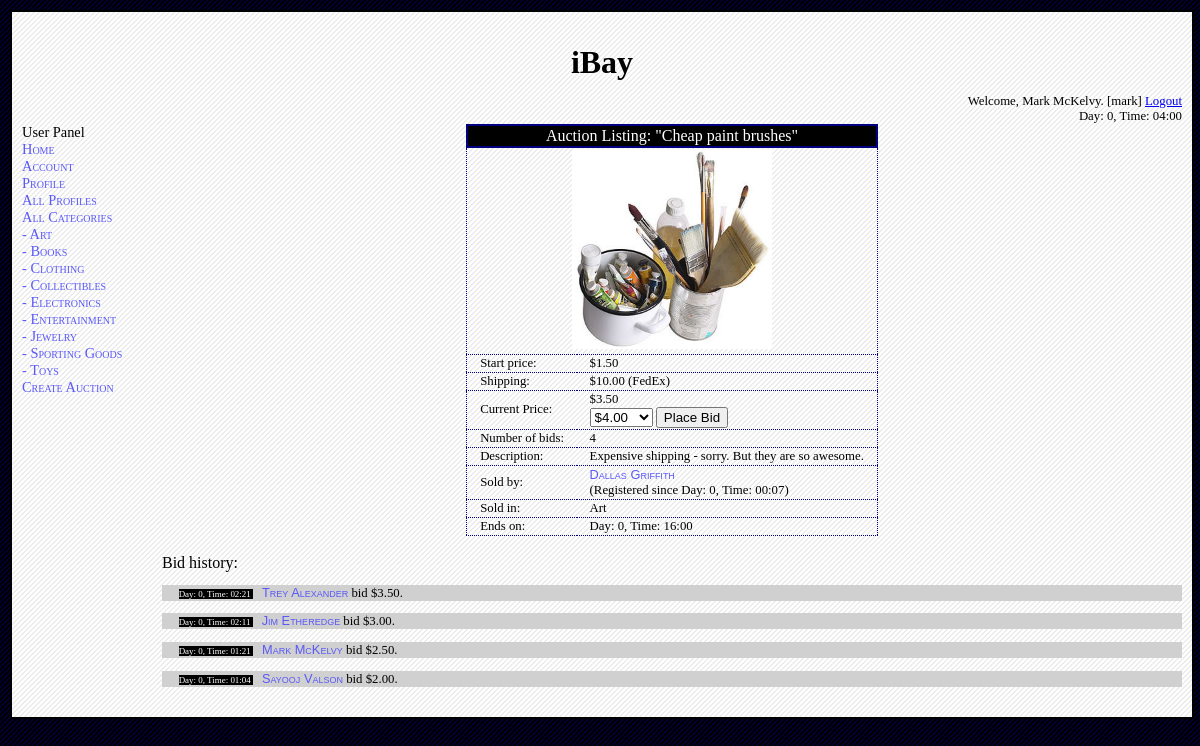
/source/itemlisting.php?mode=view&title=Cheap paint brushes&seller=dallas&category=Art&end_day=0&end_hour=16&end_minute=0 (signed in), run on the app's committed database.
### tables this page shows
CREATE TABLE `item_listing` (
  `title` varchar(50) NOT NULL default '',
  `seller` varchar(50) NOT NULL default '',
  `category` varchar(30) NOT NULL default '',
  `end_day` int(5) NOT NULL default '0',
  `end_hour` int(2) NOT NULL default '0',
  `end_minute` int(2) NOT NULL default '0',
  `description` varchar(250) default NULL,
  `shipping_cost` float(7,2) default NULL,
  `shipping_method` varchar(100) default NULL,
  `starting_price` float(7,2) default NULL,
  `current_price` float(7,2) default NULL,
  `picture` varchar(100) default NULL,
  `buyer` varchar(50) default NULL,
  `buyerfeedbackforseller_description` varchar(250) default NULL,
  `buyerfeedbackforseller_rating` int(2) default NULL,
  `sellerfeedbackforbuyer_description` varchar(250) default NULL,
  PRIMARY KEY  (`title`,`seller`,`category`,`end_day`,`end_hour`,`end_minute`),
  KEY `seller` (`seller`)
);

CREATE TABLE `user` (
  `username` varchar(50) NOT NULL default '',
  `password` varchar(50) default NULL,
  `is_admin` tinyint(1) default NULL,
  `realname` varchar(100) default NULL,
  `birth_date` varchar(10) default NULL,
  `shipping_street` varchar(100) default NULL,
  `shipping_city` varchar(50) default NULL,
  `shipping_state` varchar(25) default NULL,
  `shipping_zip` varchar(10) default NULL,
  `phone` varchar(12) default NULL,
  `email` varchar(50) default NULL,
  `card_type` varchar(20) default NULL,
  `card_number` varchar(16) default NULL,
  `card_expire` varchar(5) default NULL,
  `picture` varchar(100) default NULL,
  `description` varchar(250) default NULL,
  PRIMARY KEY  (`username`)
);

### source/dbinfo.php (called while the page is built, shortened)
<?php
class dbinfo_t
{
	var $debug;
	function init ()
	{
		$this->debug = true;
	}
	function query ($q)
	{
		if ($this->debug)
			$result = mysql_query ($q) or die ('BAD QUERY: '.mysql_error ());
		else
			$result = mysql_query ($q);
		return $result;
	}
	function logged_in ()
	{
		return isset ($_SESSION) && isset ($_SESSION['Username']);
	}
	function is_admin ()
	{
		return $this->logged_in () && $_SESSION['Admin'] == 1;
	}
	function day ()
	{
		return $_SESSION['Day'];
	}
	function hour ()
	{
		return $_SESSION['Hour'];
	}
	function minute ()
	{
		return $_SESSION['Minute'];
	}
	function get_realname ($username)
	{
		$result = $this->query ("select realname from user where username = '$username'");
		if (mysql_num_rows ($result) == 0)
			return "ERROR";
		else
		{
			$row = mysql_fetch_assoc ($result);
			return $row['realname'];
		}
	}
	function get_registration_date ($username)
	{
		$result = $this->query ("select day, hour, minute from user_activity
where 	username = '$username'
AND	activity = 'Registered'
order by day desc, hour desc, minute desc
limit 1");
		if (mysql_num_rows ($result) == 0)
			return array (-1, -1, -1);
		else
		{
			list ($day, $hr, $min) = mysql_fetch_row ($result);
			return array ($day, $hr, $min);
		}
	}
	function get_highest_bidder ($title, $seller, $category, $end_day, $end_hour, $end_minute)
	{
		$result = $this->query ("select username, bid_amount from bids_on
where	item_title = '$title'
AND	item_seller = '$seller'
AND	item_category = '$category'
AND	item_end_day = $end_day
AND	item_end_hour = $end_hour
AND	item_end_minute = $end_minute
order by bid_amount desc");
		if (mysql_num_rows ($result) == 0)
			return array ("None", 0);
		else
		{
			list ($username, $bid_amount) = mysql_fetch_row ($result);
			return array ($username, $bid_amount);
		}
	}
	function get_num_bids ($title, $seller, $category, $end_day, $end_hour, $end_minute)
	{
		$result = $this->query ("select count(*) from bids_on
where	item_title = '$title'
AND	item_seller = '$seller'
AND	item_category = '$category'
AND	item_end_day = $end_day
AND	item_end_hour = $end_hour
AND	item_end_minute = $end_minute");
		list ($bid_count) = mysql_fetch_row ($result);
		return $bid_count;
	}
}
?>

### source/itemlisting.php (the view, shortened to what this page needs)
<?php
include_once ("common.php");
$dbinfo = new dbinfo_t ();
echo_header ($dbinfo);
$mode = get ("mode");
$current_script = current_script ();
$username = $dbinfo->username ();
$curr_day = $dbinfo->day ();
$curr_hour = $dbinfo->hour ();
$curr_minute = $dbinfo->minute ();
$title = get ("title");
$seller = get ("seller");
$category = get ("category");
$end_day = get ("end_day");
$end_hour = get ("end_hour");
$end_minute = get ("end_minute");
if ($mode == "view")
{
	$result = $dbinfo->query ("select * from item_listing
where	title = '$title'
AND	seller = '$seller'
AND	category = '$category'
AND	end_day = $end_day
AND	end_hour = $end_hour
AND	end_minute = $end_minute");
	if (mysql_num_rows ($result) == 0)
	{
		cout ("Invalid item listing.");
	}
	else
	{
		list ($title, $seller, $category, $end_day, $end_hour, $end_min,
		      $description, $shipping_cost, $shipping_method, $starting_price,
		      $current_price, $picture, $buyer, $buyer_fdbk, $buyer_fdbk_rating,
		      $seller_fdbk)
			= mysql_fetch_row ($result);
		$t = new table_common_t ();
		$t->init ("itemlisting");
		$seller_realname = href ("profile.php?mode=view&username=$seller", $dbinfo->get_realname ($seller));
		list ($d, $h, $m) = $dbinfo->get_registration_date ($seller);
		$seller_registration = format_time ($d, $h, $m);
		$closed = is_older ($end_day, $end_hour, $end_minute, $curr_day, $curr_hour, $curr_minute);
		if ($closed)
		{
			$time_message = $t->tr ($t->td ("Ended on:").
						$t->td (format_time ($end_day, $end_hour, $end_min)));
			$curr_price_message = $t->tr ($t->td ("End Price:").
						      $t->td ("\$$current_price"));
			if ($buyer_fdbk_rating != -1)
			{
				if ($dbinfo->is_admin ())
				{
					$url = "$current_script?";
					foreach ($_GET as $var => $val)
						$url = $url."$var=$val&";
					$url = $url."bfdbk=delete";
					$fdbk = $t->tr ($t->td ("Feedback from buyer:<br/>".
								href ($url, "Delete")).
							$t->td ($buyer_fdbk." Rating: $buyer_fdbk_rating"));
				}
				else
				{
					$fdbk = $t->tr ($t->td ("Feedback from buyer:").
							$t->td ($buyer_fdbk." Rating: $buyer_fdbk_rating"));
				}
			}
			else
			{
				$fdbk = $t->tr ($t->td ("Feedback from buyer:").
						$t->td ("None."));
			}
			if (!empty ($seller_fdbk))
			{
				if ($dbinfo->is_admin ())
				{
					$url = "$current_script?";
					foreach ($_GET as $var => $val)
						$url = $url."$var=$val&";
					$url = $url."sfdbk=delete";
					$fdbk = $fdbk.$t->tr ($t->td ("Feedback from seller:<br/>".
								      href ($url, "Delete")).
							      $t->td ($seller_fdbk));
				}
				else
				{
					$fdbk = $fdbk.$t->tr ($t->td ("Feedback from seller:").
							      $t->td ($seller_fdbk));
				}
			}
			else
			{
				$fdbk = $fdbk.$t->tr ($t->td ("Feedback from seller:").
						      $t->td ("None."));
			}
		}
		else
		{
			$time_message = $t->tr ($t->td ("Ends on:").
						$t->td (format_time ($end_day, $end_hour, $end_min)));
			list ($highest_bidder, $highest_bid) =
				$dbinfo->get_highest_bidder ($title, $seller, $category, $end_day, $end_hour, $end_min);
			if ($username != $seller &&
			    $username != $highest_bidder)
			{
				$options = "";
				for ($i = $highest_bid + 0.50; $i <= $highest_bid + 50; $i += 0.50)
				{
					$i = sprintf ("%.2f", $i);
					$options = $options.option ($i, "\$$i");
				}
				$url = "$current_script?";
				foreach ($_GET as $var => $val)
					$url = $url."$var=$val&";
				$url = $url."mode=bid";
				$curr_price_message = $t->tr ($t->td ("Current Price:").
							      $t->td ("\$$current_price".
								      form_begin ("$url", "post").
								      select ("bid_amount", $options).
								      hidden_input ("title", $title).
								      hidden_input ("seller", $seller).
								      hidden_input ("category", $category).
								      hidden_input ("end_day", $end_day).
								      hidden_input ("end_hour", $end_hour).
								      hidden_input ("end_minute", $end_min).
								      submit_input ("Place Bid").
								      form_end ()));
			}
			else
			{
				$curr_price_message = $t->tr ($t->td ("Current Price:").
							      $t->td ("\$$current_price"));
			}
		}
		$num_bids = $dbinfo->get_num_bids ($title, $seller, $category, $end_day, $end_hour, $end_min);
		echo $t->table_begin ().$t->table_head_begin ().
			$t->tr ($t->td_span ("Auction Listing: \"".$title."\"", "", 2)).
			$t->table_head_end ().$t->table_body_begin ().
			$t->tr ($t->td_span (local_img ($picture), "", 2, "center")).
			$t->tr ($t->td ("Start price:").
				$t->td ("\$$starting_price")).
			$t->tr ($t->td ("Shipping:").
				$t->td ("\$$shipping_cost ($shipping_method)")).
			$curr_price_message.
			$t->tr ($t->td ("Number of bids:").
				$t->td ("$num_bids")).
			$t->tr ($t->td ("Description:").
				$t->td ($description)).
			$t->tr ($t->td ("Sold by:").
				$t->td ("$seller_realname<br/>(Registered since $seller_registration)")).
			$t->tr ($t->td ("Sold in:").
				$t->td ($category)).
			$time_message.
			$fdbk.
			$t->table_body_end ().$t->table_end ();
		$result = $dbinfo->query ("select username, bid_day, bid_hour, bid_minute, bid_amount from bids_on
where	item_title = '$title'
AND	item_seller = '$seller'
AND	item_category = '$category'
AND	item_end_day = $end_day
AND	item_end_hour = $end_hour
AND	item_end_minute = $end_minute
order by bid_amount desc");
		if (mysql_num_rows ($result) == 0)
		{
			echo div ("None.", "bidhistory");
		}
		else
		{
			while (list ($bidder, $bid_day, $bid_hour, $bid_minute, $bid_amount)
			       = mysql_fetch_row ($result))
			{
				$bidder_realname = href ("profile.php?mode=view&username=$bidder", $dbinfo->get_realname ($bidder));
				echo div (span (format_time ($bid_day, $bid_hour, $bid_minute), "time").
					  "$bidder_realname bid \$$bid_amount.", "bidhistory");
			}
		}
	}
}
echo_footer ($dbinfo);
?>

### source/common.php (shortened to what this page needs)
<?php
include_once ("dbinfo.php");
include_once ("form_common.php");
include_once ("table_common.php");
include_once ("list_common.php");
function echo_header ($dbinfo)
{
	$dbinfo->init ();
	$dbinfo->update_all ();
	echo <<<HEREDOC
<!DOCTYPE HTML PUBLIC "-//W3C//DTD HTML 4.01//EN" "http://www.w3.org/TR/html4/strict.dtd">
<html>
<head>
<meta http-equiv="Content-Type" content="text/html; charset=iso-8859-1" />
<title>CMPS 460 DB Project</title>
<link href="style.css" rel="stylesheet" type="text/css" />
</head>
<body>
HEREDOC;
	echo_div ("container");
	echo "iBay";
	end_div ();
	$day = $dbinfo->day () + 0;
	$hour = $dbinfo->hour ();
	$minute = $dbinfo->minute ();
	if ($dbinfo->logged_in ())
	{
		$realname = $dbinfo->realname ();
		$username = $dbinfo->username ();
		$logoutlink = href ("logout.php", "Logout");
		cout ("Welcome, $realname. [$username] $logoutlink");
	}
	else
	{
		$loginlink = href ("login.php", "Login");
		$reglink= href ("registration.php", "Register");
		cout ("Welcome! $loginlink or $reglink");
	}
	echo ("Day: $day, Time: $hour:$minute");
	if ($dbinfo->logged_in ())
	{
		if ($dbinfo->is_admin ())
			$nav = "Admin Panel<br/>";
		else
			$nav = "User Panel<br/>";
		$nav = $nav.li_wrap (href ("index.php", "Home"));
		$nav = $nav.li_wrap (href ("registration.php?mode=view", "Account"));
		$nav = $nav.li_wrap (href ("profile.php", "Profile"));
		$nav = $nav.li_wrap (href ("profile.php?mode=browse", "All Profiles"));
		$nav = $nav.li_wrap (href ("category.php", "All Categories"));
		$nav = $nav.li_wrap (href ("category.php?view=Art", " - Art"));
		$nav = $nav.li_wrap (href ("category.php?view=Books", " - Books"));
		$nav = $nav.li_wrap (href ("category.php?view=Clothing", " - Clothing"));
		$nav = $nav.li_wrap (href ("category.php?view=Collectibles", " - Collectibles"));
		$nav = $nav.li_wrap (href ("category.php?view=Electronics", " - Electronics"));
		$nav = $nav.li_wrap (href ("category.php?view=Entertainment", " - Entertainment"));
		$nav = $nav.li_wrap (href ("category.php?view=Jewelry", " - Jewelry"));
		$nav = $nav.li_wrap (href ("category.php?view=Sporting Goods", " - Sporting Goods"));
		$nav = $nav.li_wrap (href ("category.php?view=Toys", " - Toys"));
		$nav = $nav.li_wrap (href ("itemlisting.php?mode=new", "Create Auction"));
		echo ul_wrap ($nav);
	}
}
function echo_footer ($dbinfo)
{
	echo <<<HEREDOC
</body>
</html>
HEREDOC;
}
function current_script ()
{
	return basename ($_SERVER["SCRIPT_NAME"]);
}
function echo_div ($name)
{
	if (empty ($name))
		echo "<div>\n";
	else
		echo "<div id=\"$name\">\n";
}
function end_div ()
{
	echo "</div>\n";
}
function div ($text, $style_name = "")
{
	if (!empty ($style_name))
		$style_name = "id=\"$style_name\"";
	return "<div $style_name>\n$text\n</div>\n";
}
function span ($text, $style_name)
{
	if (!empty ($style_name))
		$style_name = "id=\"$style_name\"";
	return "<span $style_name>\n$text\n</span>\n";
}
function href ($url, $text)
{
	return "<a href=\"$url\">$text</a>";
}
function local_img ($path)
{
	return "<img src=\"images/$path\">";
}
function get ($key)
{
	if (isset ($_GET[$key]))
		$val = $_GET[$key];
	else
		$val = "";
	return $val;
}
function cout ($str)
{
	echo "$str"."<br/>\n";
}
function format_time ($day, $hour, $minute, $prefix_zeros_to_day = false)
{
	$day += 0;
	$hour += 0;
	$minute += 0;
	if ($minute < 10)
	{
		$minute = "0".$minute;
	}
	if ($hour < 10)
	{
		$hour = "0".$hour;
	}
	return "Day: $day, Time: $hour:$minute";
}
?>

### source/table_common.php (shortened to what this page needs)
<?php
class table_common_t
{
	var $main_class;
	function init ($main_class_)
	{
		$this->main_class = $main_class_;
		return $this->main_class;
	}
	function table_begin ()
	{
		return "<table class=\"$this->main_class\">\n";
	}
	function table_end ()
	{
		return "</table>\n";
	}
	function table_head_begin ($custom_class = "")
	{
		if (empty ($custom_class))
			return "<thead class=$this->main_class>\n";
		else
			return "<thead class=$custom_class>\n";
	}
	function table_head_end ()
	{
		return "</thead>\n";
	}
	function table_body_begin ($custom_class = "")
	{
		if (empty ($custom_class))
			return "<tbody class=$this->main_class>\n";
		else
			return "<tbody class=$custom_class>\n";
	}
	function table_body_end ()
	{
		return "</tbody>\n";
	}
	function tr ($s, $custom_class = "")
	{
		if (empty ($custom_class))
			return "\t<tr class=$this->main_class>\n\t$s\n\t</tr>\n";
		else
			return "\t<tr class=$custom_class>\n\t$s\n\t</tr>\n";
	}
	function td ($s, $custom_class = "")
	{
		return $this->td_span ($s, $custom_class);
	}
	function td_span ($s, $custom_class = "", $span = 0, $align = "")
	{
		if (!empty ($align))
			$align = "align=$align";
		if ($span == 0)
		{
			if (empty ($custom_class))
				return "\t<td $align class=$this->main_class>\n\t$s\n\t</td>\n";
			else
				return "\t<td $align class=$custom_class>\n\t$s\n\t</td>\n";
		}
		else
		{
			if (empty ($custom_class))
				return "\t<td $align class=$this->main_class colspan=$span>\n\t$s\n\t</td>\n";
			else
				return "\t<td $align class=$custom_class colspan=$span>\n\t$s\n\t</td>\n";
		}
	}
}
?>

### data on the page
item_listing: picture (picture), description "Expensive shipping - sorry. But they are so awesome. Art"
user: realname "Dallas Griffith"
user: realname "Trey Alexander"
user: realname "Jim Etheredge"
user: realname "Mark McKelvy"
user: realname "Sayooj Valson"

### other printed values
$str "Welcome, Mark McKelvy. [mark] Bid history:"
$text "Logout Home Account Profile All Profiles All Categories - Art - Books - Clothing - Collectibles - Electronics - Entertainment - Jewelry - Sporting Goods - Toys Create Auction"
$day "0"
$hour "04"
$minute "00"
$s "Auction Listing: \"Cheap paint brushes\""
$s "Start price: $1.50 Shipping: $10.00 (FedEx) Current Price: $3.50 Number of bids: 4 Description: Sold by: (Registered since Day: 0, Time: 00:07) Sold in: Ends on: Day: 0, Time: 16:00"
$text "Day: 0, Time: 02:21"
$text "bid $3.50."
$text "Day: 0, Time: 02:11"
$text "bid $3.00."
$text "Day: 0, Time: 01:21"
$text "bid $2.50."
$text "Day: 0, Time: 01:04"
$text "bid $2.00."
